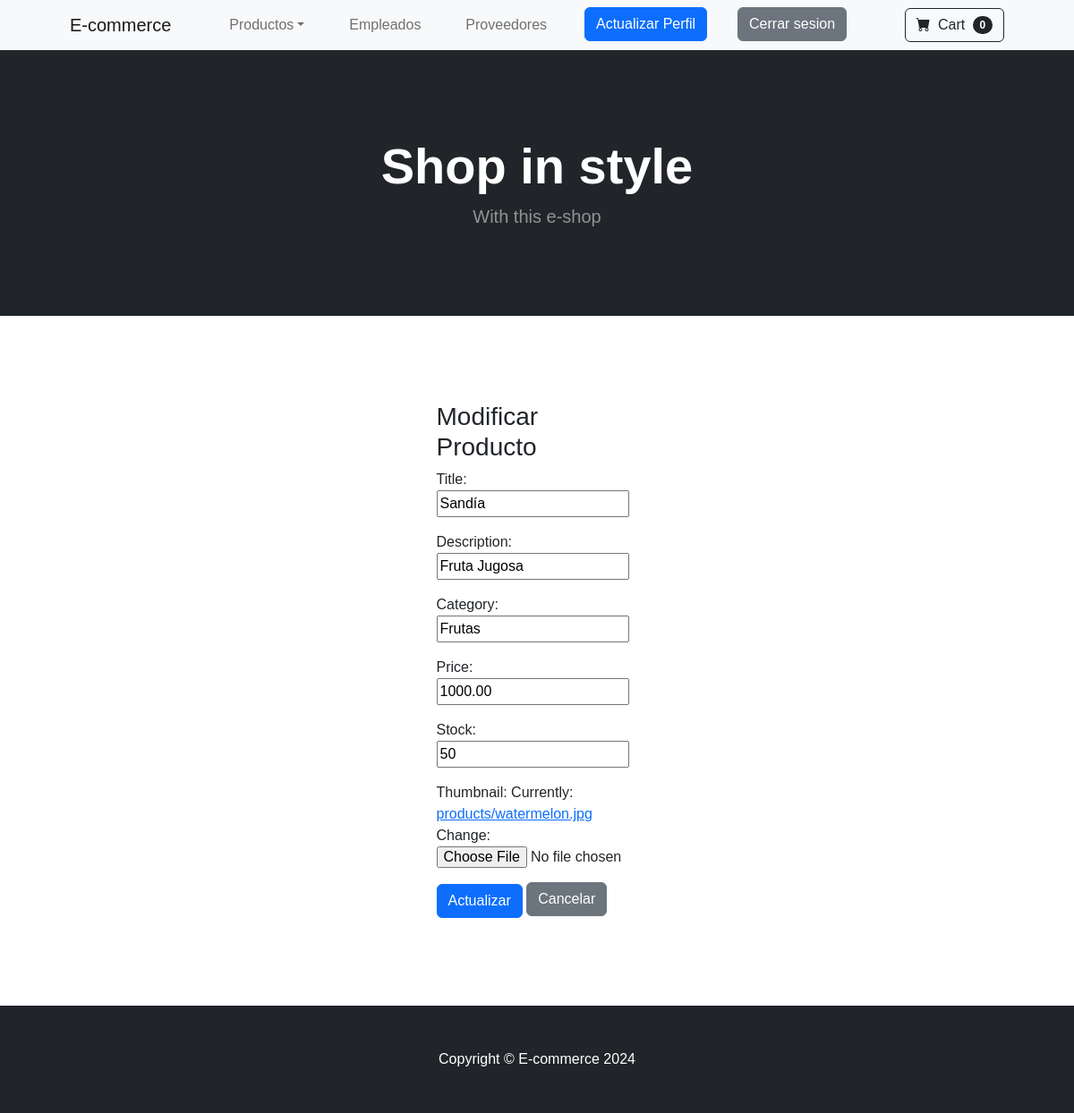
/ecommerce/update_product/12 (signed in), run on the app's committed database.
### ecommerce/models.py (models this page shows, shortened)
class Product(models.Model):
    title = models.CharField(max_length=40)
    description = models.CharField(max_length=255)
    category = models.CharField(max_length=50)
    price = models.DecimalField(max_digits=9, decimal_places=2)
    stock = models.IntegerField()
    thumbnail = models.ImageField(upload_to='products', blank=True, null=True)

### ecommerce/views.py (the view, shortened to what this page needs)
# urls.py: path('update_product/<int:id>', update_product, name='updateProduct'),
@staff_member_required(login_url='/ecommerce/staff_auth')
def update_product(req, id):
    product = Product.objects.get(id=id)
    prod_form = ProductForm(initial= {
        'title': product.title,
        'description': product.description,
        'category': product.category,
        'price': product.price,
        'stock': product.stock,
        'thumbnail': product.thumbnail
    })
    return render(req, 'update_product.html', {'prod_form': prod_form, 'product': product})

### ecommerce/forms.py
class ProductForm(forms.Form):
    title = forms.CharField()
    description = forms.CharField()
    category = forms.CharField()
    price = forms.DecimalField()
    stock = forms.IntegerField()
    thumbnail = forms.ImageField()

### ecommerce/templates/update_product.html (shortened to what this page needs)
<!DOCTYPE html>
<html lang="en">
    <head>
        {% load static %}
        <link href="https://cdn.jsdelivr.net/npm/bootstrap-icons@1.5.0/font/bootstrap-icons.css" rel="stylesheet" />
        <link href="{% static '/css/styles.css' %}" rel="stylesheet" />
    </head>
    <body>
        {% include 'navbar.html' %}
        {% include 'header.html' %}
        {% block dinamicContent %}
            {% if message %}
                <h4>{{ message }}</h4>
                {% else %}
                    <section class="py-5 container px-4 px-lg-5 mt-5">
                        <div class="row gx-4 gx-lg-5 row-cols-2 row-cols-md-3 row-cols-xl-4 justify-content-center">
                            <div class="col mb-5">
                                <h3>Modificar Producto</h3>
                                <form action="{% url 'updateProduct' product.id %}" enctype="multipart/form-data" method="post">{% csrf_token %}
                                    <div class="form-group">
                                        {{prod_form.as_p}}
                                        <input class="btn btn-primary" type="submit" value="Actualizar" />
                                        <a class="btn btn-secondary mt-auto mb-1" href="{% url 'detailedProduct' product.id %}">Cancelar</a>
                                    </div>
                                </form>
                            </div>
                        </div>
                    </section>
            {% endif %}
        {% endblock dinamicContent %}
        {% include 'footer.html' %}
    </body>
</html>

### data on the page
Product: title "Sandía", description "Fruta Jugosa", category "Frutas", price "1000.00", stock "50"
